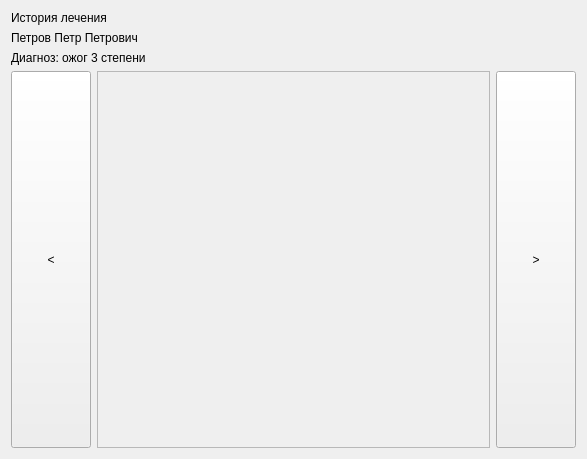
<?xml version="1.0" encoding="UTF-8"?>
<ui version="4.0">
 <class>Form</class>
 <widget class="QWidget" name="Form">
  <property name="geometry">
   <rect>
    <x>0</x>
    <y>0</y>
    <width>587</width>
    <height>459</height>
   </rect>
  </property>
  <property name="windowTitle">
   <string>Form</string>
  </property>
  <layout class="QVBoxLayout" name="verticalLayout_3">
   <item>
    <layout class="QVBoxLayout" name="verticalLayout">
     <item>
      <layout class="QVBoxLayout" name="verticalLayout_2">
       <item>
        <widget class="QLabel" name="label">
         <property name="text">
          <string>История лечения</string>
         </property>
        </widget>
       </item>
       <item>
        <widget class="QLabel" name="history_patient_fullname_patient">
         <property name="text">
          <string>Петров Петр Петрович</string>
         </property>
        </widget>
       </item>
       <item>
        <widget class="QLabel" name="history_patient_diagnosis_patient">
         <property name="text">
          <string>Диагноз: ожог 3 степени</string>
         </property>
        </widget>
       </item>
       <item>
        <layout class="QHBoxLayout" name="horizontalLayout_2">
         <item>
          <widget class="QPushButton" name="history_patient_button_prev">
           <property name="sizePolicy">
            <sizepolicy hsizetype="Maximum" vsizetype="Expanding">
             <horstretch>0</horstretch>
             <verstretch>0</verstretch>
            </sizepolicy>
           </property>
           <property name="text">
            <string>&lt;</string>
           </property>
           <property name="iconSize">
            <size>
             <width>16</width>
             <height>16</height>
            </size>
           </property>
          </widget>
         </item>
         <item>
          <layout class="QVBoxLayout" name="verticalLayout_4">
           <item>
            <widget class="QScrollArea" name="scrollArea">
             <property name="widgetResizable">
              <bool>true</bool>
             </property>
             <widget class="QWidget" name="scrollAreaWidgetContents">
              <property name="geometry">
               <rect>
                <x>0</x>
                <y>0</y>
                <width>397</width>
                <height>365</height>
               </rect>
              </property>
              <layout class="QVBoxLayout" name="verticalLayout_5">
               <item>
                <spacer name="verticalSpacer">
                 <property name="orientation">
                  <enum>Qt::Vertical</enum>
                 </property>
                 <property name="sizeHint" stdset="0">
                  <size>
                   <width>20</width>
                   <height>40</height>
                  </size>
                 </property>
                </spacer>
               </item>
               <item>
                <layout class="QHBoxLayout" name="history_patient_layout_list_healing">
                 <property name="topMargin">
                  <number>10</number>
                 </property>
                 <property name="bottomMargin">
                  <number>10</number>
                 </property>
                </layout>
               </item>
               <item>
                <spacer name="verticalSpacer_2">
                 <property name="orientation">
                  <enum>Qt::Vertical</enum>
                 </property>
                 <property name="sizeHint" stdset="0">
                  <size>
                   <width>20</width>
                   <height>40</height>
                  </size>
                 </property>
                </spacer>
               </item>
              </layout>
             </widget>
            </widget>
           </item>
          </layout>
         </item>
         <item>
          <widget class="QPushButton" name="history_patient_button_next">
           <property name="enabled">
            <bool>true</bool>
           </property>
           <property name="sizePolicy">
            <sizepolicy hsizetype="Maximum" vsizetype="Expanding">
             <horstretch>0</horstretch>
             <verstretch>0</verstretch>
            </sizepolicy>
           </property>
           <property name="autoFillBackground">
            <bool>false</bool>
           </property>
           <property name="text">
            <string>&gt;</string>
           </property>
          </widget>
         </item>
        </layout>
       </item>
      </layout>
     </item>
    </layout>
   </item>
  </layout>
 </widget>
 <resources/>
 <connections/>
</ui>
